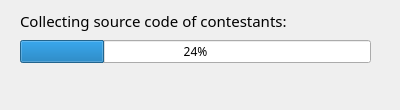
<?xml version="1.0" encoding="UTF-8"?>
<ui version="4.0">
 <class>CollectDialog</class>
 <widget class="QDialog" name="CollectDialog">
  <property name="windowModality">
   <enum>Qt::ApplicationModal</enum>
  </property>
  <property name="geometry">
   <rect>
    <x>0</x>
    <y>0</y>
    <width>400</width>
    <height>110</height>
   </rect>
  </property>
  <property name="windowTitle">
   <string>Collecting code</string>
  </property>
  <property name="modal">
   <bool>true</bool>
  </property>
  <widget class="QProgressBar" name="progressBar">
   <property name="geometry">
    <rect>
     <x>20</x>
     <y>40</y>
     <width>351</width>
     <height>23</height>
    </rect>
   </property>
   <property name="font">
    <font>
     <family>微软雅黑</family>
    </font>
   </property>
   <property name="value">
    <number>24</number>
   </property>
  </widget>
  <widget class="QLabel" name="label_2">
   <property name="geometry">
    <rect>
     <x>20</x>
     <y>10</y>
     <width>371</width>
     <height>21</height>
    </rect>
   </property>
   <property name="font">
    <font>
     <family>微软雅黑</family>
     <pointsize>11</pointsize>
     <weight>50</weight>
     <italic>false</italic>
     <bold>false</bold>
    </font>
   </property>
   <property name="styleSheet">
    <string notr="true">font: 11pt;</string>
   </property>
   <property name="text">
    <string>Collecting source code of contestants:</string>
   </property>
  </widget>
  <widget class="QWidget" name="horizontalLayoutWidget">
   <property name="geometry">
    <rect>
     <x>20</x>
     <y>70</y>
     <width>341</width>
     <height>21</height>
    </rect>
   </property>
   <layout class="QHBoxLayout" name="horizontalLayout">
    <item>
     <widget class="QLabel" name="stateLabel">
      <property name="font">
       <font>
        <family>微软雅黑</family>
       </font>
      </property>
      <property name="text">
       <string/>
      </property>
     </widget>
    </item>
    <item>
     <widget class="QLabel" name="contestantNameLabel">
      <property name="font">
       <font>
        <family>微软雅黑</family>
       </font>
      </property>
      <property name="text">
       <string/>
      </property>
     </widget>
    </item>
   </layout>
  </widget>
 </widget>
 <resources/>
 <connections/>
</ui>
